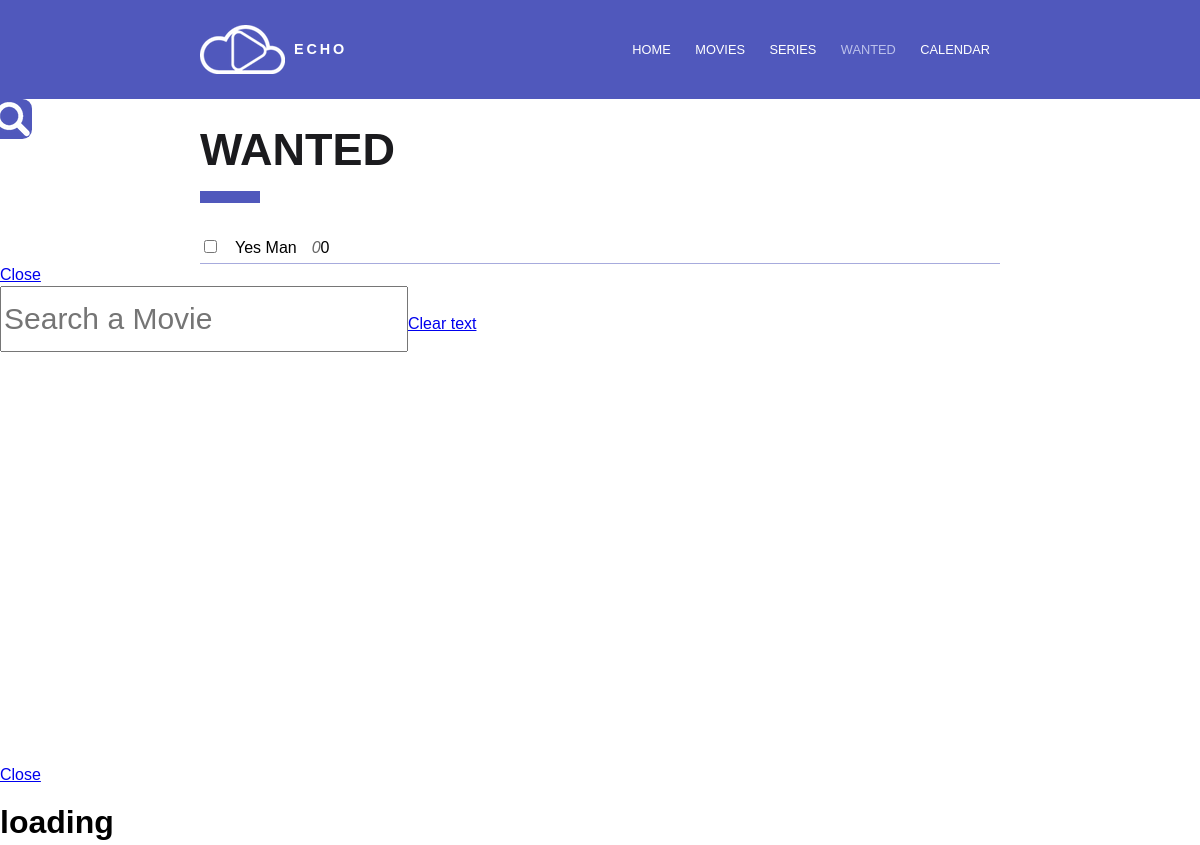
The page /movies/wanted/ on the database as committed earlier.
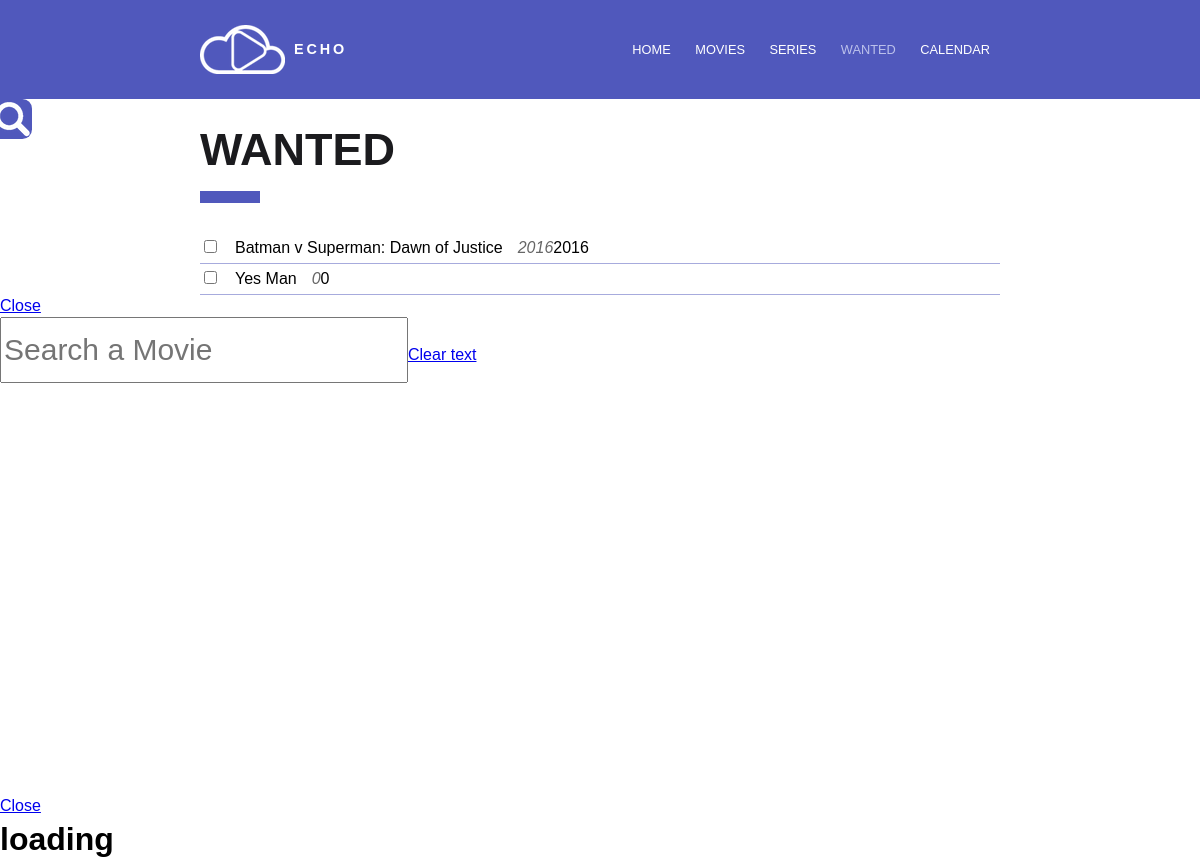
The same page on the database as committed later.
### movies/models.py (models this page shows, shortened)
class Movie(models.Model):
    title = models.CharField(max_length=150,null=False, blank=True)
    year = models.IntegerField(default=0)
    genre = models.CharField(max_length=200)
    poster = models.CharField(max_length=255)
    imdbrating = models.DecimalField(max_digits=2, decimal_places=1)
    imdbid = models.CharField(max_length=50)
    releasedate = models.DateTimeField('Date of Released')
    created_at = models.DateTimeField(auto_now_add=True)
    modified_at = models.DateTimeField(auto_now=True)

### movies/views.py (the view)
def wanted(request):
    movies_list = Movie.objects.order_by('title')[:10]
    return render(request, 'movies/wanted.html', {'movies_list': movies_list,})

### movies/templates/movies/wanted.html (shortened to what this page needs)
{% extends "base.html" %}
{% load staticfiles %}
{% block loadcss %}
<link rel="stylesheet" href="{% static "movies/manage.css" %}" />
{% endblock %}
{% block headbar-wanted %}
<p class="header-menu selected">WANTED</p>
{% endblock %}
{% block content-title %}
<h2>WANTED</h2>
{% endblock %}
{% block content %}
{% if movies_list %}
<ul>
    {% for m in movies_list %}
    <li class="movie-list">
        <div class="movie-hover">
            <div>
                <p class="movie-check"><input type="checkbox" name="box{{ m.id }}" value="{{ m.id }}" data-role="none" /></p>
                <p class="movie-title">{{ m.title }}</p>
                <p class="movie-year">{{ m.year }}</p>
                <p class="movie-release">{{ m.year }}</p>
            </div>
        </div>
    </li>
    {% endfor %}
</ul>
<div id="popuptest" data-role="popup" data-overlay-theme="b" class="ui-content">
    <a href="#" data-rel="back" data-role="button" data-theme="a" data-icon="delete" data-iconpos="notext" class="ui-btn-right">Close</a>
</div>
{% else %}
<h3>No wanted movies.</h3>
{% endif %}
{% endblock %}

### templates/base.html (shortened to what this page needs)
<!DOCTYPE html>
<html lang="en">
    <head>
        {% load staticfiles %}
        <link rel="stylesheet" href="{% static "css/base.css" %}" />
        <link rel="stylesheet" href="http://code.jquery.com/mobile/1.4.5/jquery.mobile-1.4.5.min.css" />
        {% block loadcss %}
        {% endblock %}
    </head>
    <body>
        <div id="header" data-role="none">
            <div id="header-wrapper">
                <div id="header-logo">
            <a href="/" target="_self">
                <img src="{% static "img/echo-logo.png" %}" alt="Echo Logo">
            </a>
            <a href="/" target="_self">
                <p>
                    ECHO
                </p>
            </a>
                </div>
                <div id="header-inlinecontent">
                <a href="/" target="_self">
                    <div>
                        {% block headbar-home %}
                        <p class="header-menu">HOME</p>
                        {% endblock %}
                    </div>
                </a>
                <a href="/movies/" target="_self">
                    <div>
                        {% block headbar-movies %}
                        <p class="header-menu">MOVIES</p>
                        {% endblock %}
                    </div>
                </a>
                <a href="/series/" target="_self">
                    <div>
                        {% block headbar-series %}
                        <p class="header-menu">SERIES</p>
                        {% endblock %}
                    </div>
                </a>
                <a href="/movies/wanted/" target="_self">
                    <div>
                        {% block headbar-wanted %}{% endblock %}
                    </div>
                </a>
                <a href="/series/calendar/" target="_self">
                    <div>
                        {% block headbar-calendar %}
                        <p class="header-menu">CALENDAR</p>
                        {% endblock %}
                    </div>
                </a>
                </div>
            </div>
        </div>
        <a id="search-link" href="#myPopup" data-rel="popup" class="ui-btn ui-btn-inline ui-overlay-shadow ui-corner-right">
            <img src="{% static "img/search-min.png" %}" alt="Search">
        </a>
        <div data-role="popup" id="myPopup" class="ui-content" data-position-to="window" data-transition="pop"  data-overlay-theme="b">
            <a href="#" data-rel="back" class="ui-btn ui-corner-all ui-shadow ui-btn ui-icon-delete ui-btn-icon-notext ui-btn-right">Close</a>
        </div>
        <div id="content">
            <div id="content-title">
                {% block content-title %}
                {% endblock %}
            </div>
            <div id="content-line">
            </div>
            {% block content %}
            {% endblock %}
        </div>
    </body>
</html>

### static/css/base.css (style rules this page uses)
html, body, table, div, p, h1, h2, h3, h4 { margin: 0; padding: 0; }
a img, img { margin: 0; padding: 0; border:none; display:block }
ul { list-style:none; margin: 0; padding: 0; }
body { font-family: Verdana, Arial, Helvetica, sans-serif; line-height:1.4; }
.ui-corner-right { -webkit-border-top-right-radius-radius: .6em; border-top-right-radius: .6em; -webkit-border-bottom-right-radius: .6em; border-bottom-right-radius: .6em; }
#header { margin: 0; padding: 0; height: 99px; width: 100%; background-color: #5058bc; }
#header-wrapper { margin: auto; padding: 0; height: 100px; width: 800px; }
#header-logo { position: absolute; padding: 0; width: 200px; text-align: left; overflow: visible; top: 25px; height:49px; font-weight: 900; font-size:90%; }
#header-logo a { display: inline-block; text-decoration: none; color: #ffffff; height: 49px; cursor: pointer; }
#header-logo img { cursor: pointer; }
#header-logo p { display: table-cell; vertical-align: middle; text-align: center; padding:0 0 0 5px; height: 49px; font-family: raleway, sans-serif; letter-spacing: 0.2em; cursor: pointer; }
#header-inlinecontent { position: relative; padding: 0; width: 600px; text-align: right; overflow: visible; top: 35px; height:30px; left:200px; vertical-align: baseline; }
#header-inlinecontent a { display: inherit; display: inline-block; vertical-align: baseline; text-decoration: none; color: #FFFFFF; font-weight: 300; font-size: 80%; }
p.header-menu { display: table-cell; vertical-align: middle; text-align: center; padding:0 10px; height:30px; }
#header-inlinecontent p.selected { color: #BCC1EB; }
#content { width: 800px; margin: auto; }
#content-title { line-height: 0.9em; font: normal normal bold 80px/1.4em raleway,sans-serif; color: #1B1B1E; display: block; font-size: 1.5em; font-size: 30px; font-stretch: normal; font-weight: bold; margin-top: 30px; margin-bottom: 20px; }
#content-line { border-bottom: 12px solid #5058bc; height: 0 !important; width: 60px; min-height: 0 !important; clear: both; margin-bottom: 30px; }
#search-link { position:absolute; background-color: #5058bc; border-left: none; left: -8px; }

### movies/static/movies/manage.css (style rules this page uses)
li.movie-list { display: block; height: 30px; width: 100%; border-bottom: 1px solid rgba(80, 88, 188, .5); background-clip: padding-box; }
div.movie-hover { display: block; height: 30px; width: 100%; display: flex; flex-direction: row; justify-content: space-between; }
.movie-list p { display: table-cell; vertical-align: middle; text-align: center; }
p.movie-title { height: 30px; padding-left: 15px; color: black; cursor: pointer; }
p.movie-year { height: 30px; padding-left: 15px; font-style: italic; color: #666666; font-weight: 200; cursor: pointer; }

Rows that differ between the two databases and show on the page:
added Movie: title "Batman v Superman: Dawn of Justice", year "2016"
